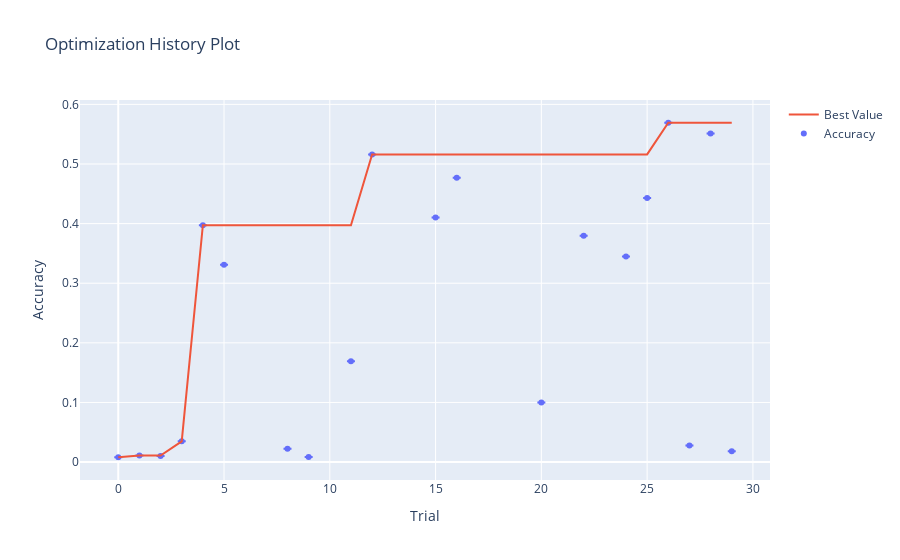
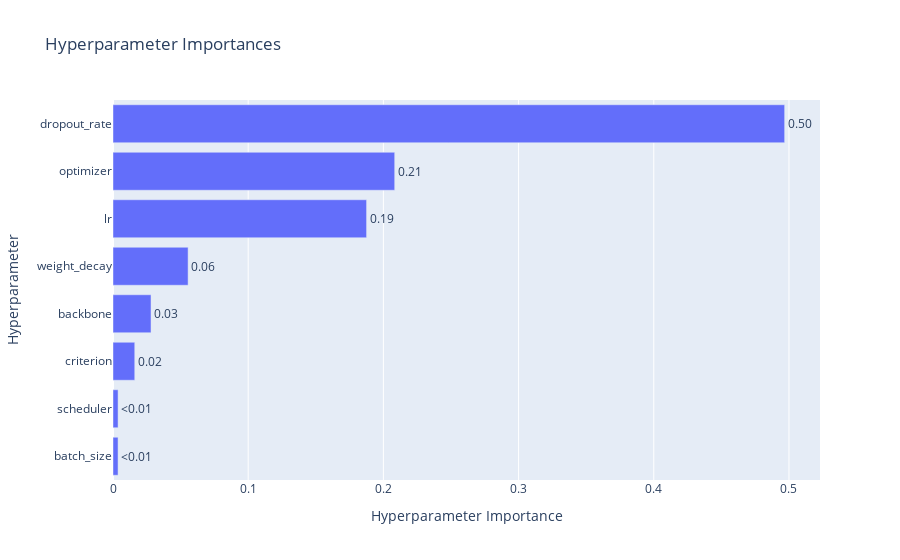

Notebook code for these charts, in order:
### Code cell
# Visualize optimization results
optuna.visualization.plot_optimization_history(study, target_name='Accuracy', error_bar=True).show()
optuna.visualization.plot_param_importances(study).show() # params=["x", "y"]

### Figure 1 — Plotly figure (JSON) as saved in the notebook; plotly's stock layout.template omitted (floating-point values rounded to 4 significant figures)
{"data": [{"error_y": {"array": [0, 0, 0, 0, 0, 0, 0, 0, 0, 0, 0, 0, 0, 0, 0, 0, 0, 0, 0, 0], "type": "data", "visible": true}, "mode": "markers", "name": "Accuracy", "type": "scatter", "x": [0, 1, 2, 3, 4, 5, 8, 9, 11, 12, 15, 16, 20, 22, 24, 25, 26, 27, 28, 29], "y": [0.008101, 0.0111, 0.0102, 0.0348, 0.3972, 0.3309, 0.0222, 0.008701, 0.1692, 0.5161, 0.4101, 0.4767, 0.09991, 0.3795, 0.3447, 0.4428, 0.5692, 0.0276, 0.5512, 0.018]}, {"mode": "lines", "name": "Best Value", "type": "scatter", "x": [0, 1, 2, 3, 4, 5, 8, 9, 11, 12, 15, 16, 20, 22, 24, 25, 26, 27, 28, 29], "y": [0.008101, 0.0111, 0.0111, 0.0348, 0.3972, 0.3972, 0.3972, 0.3972, 0.3972, 0.5161, 0.5161, 0.5161, 0.5161, 0.5161, 0.5161, 0.5161, 0.5692, 0.5692, 0.5692, 0.5692]}, {"line": {"width": 0.01}, "mode": "lines", "showlegend": false, "type": "scatter", "x": [0, 1, 2, 3, 4, 5, 8, 9, 11, 12, 15, 16, 20, 22, 24, 25, 26, 27, 28, 29], "y": [0.008101, 0.0111, 0.0111, 0.0348, 0.3972, 0.3972, 0.3972, 0.3972, 0.3972, 0.5161, 0.5161, 0.5161, 0.5161, 0.5161, 0.5161, 0.5161, 0.5692, 0.5692, 0.5692, 0.5692]}, {"fill": "tonexty", "fillcolor": "rgba(255,0,0,0.2)", "mode": "none", "showlegend": false, "type": "scatter", "x": [0, 1, 2, 3, 4, 5, 8, 9, 11, 12, 15, 16, 20, 22, 24, 25, 26, 27, 28, 29], "y": [0.008101, 0.0111, 0.0111, 0.0348, 0.3972, 0.3972, 0.3972, 0.3972, 0.3972, 0.5161, 0.5161, 0.5161, 0.5161, 0.5161, 0.5161, 0.5161, 0.5692, 0.5692, 0.5692, 0.5692]}, {"error_y": {"array": [0, 0, 0, 0, 0, 0, 0, 0, 0, 0, 0, 0, 0, 0, 0, 0, 0, 0, 0, 0], "type": "data", "visible": true}, "marker": {"color": "#cccccc"}, "mode": "markers", "name": "Infeasible Trial", "showlegend": false, "type": "scatter", "x": [8, 9, 15, 22, 24, 27, 28, 29], "y": []}], "layout": {"title": {"text": "Optimization History Plot"}, "xaxis": {"title": {"text": "Trial"}}, "yaxis": {"title": {"text": "Accuracy"}}}}

### Figure 2 — Plotly figure (JSON) as saved in the notebook; plotly's stock layout.template omitted (floating-point values rounded to 4 significant figures)
{"data": [{"cliponaxis": false, "hovertemplate": ["batch_size (CategoricalDistribution): 0.003739887216070675<extra></extra>", "scheduler (CategoricalDistribution): 0.003759366949590581<extra></extra>", "criterion (CategoricalDistribution): 0.016092286196483483<extra></extra>", "backbone (CategoricalDistribution): 0.02812405501133977<extra></extra>", "weight_decay (FloatDistribution): 0.05555241250128051<extra></extra>", "lr (FloatDistribution): 0.187566782957971<extra></extra>", "optimizer (CategoricalDistribution): 0.20836682420986566<extra></extra>", "dropout_rate (FloatDistribution): 0.4967983849573983<extra></extra>"], "name": "Objective Value", "orientation": "h", "text": ["<0.01", "<0.01", "0.02", "0.03", "0.06", "0.19", "0.21", "0.50"], "textposition": "outside", "type": "bar", "x": [0.00374, 0.003759, 0.01609, 0.02812, 0.05555, 0.1876, 0.2084, 0.4968], "y": ["batch_size", "scheduler", "criterion", "backbone", "weight_decay", "lr", "optimizer", "dropout_rate"]}], "layout": {"title": {"text": "Hyperparameter Importances"}, "xaxis": {"title": {"text": "Hyperparameter Importance"}}, "yaxis": {"title": {"text": "Hyperparameter"}}}}
